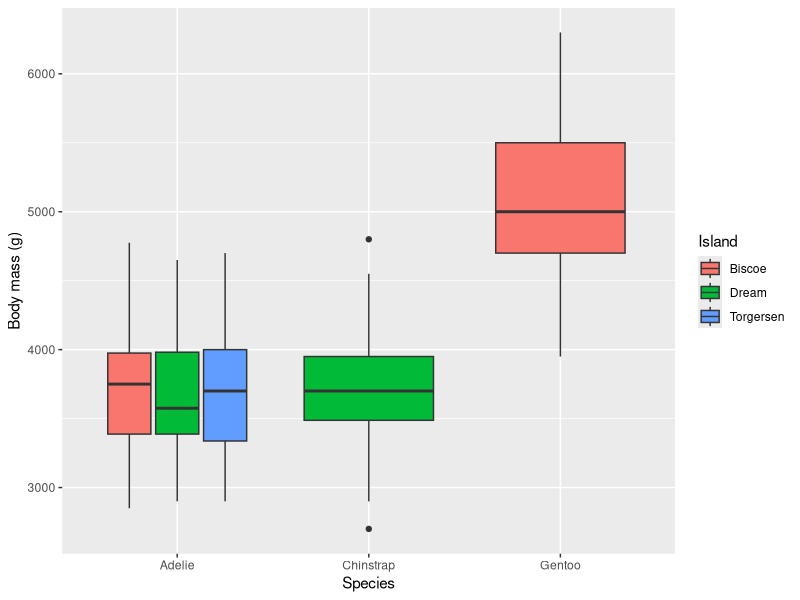
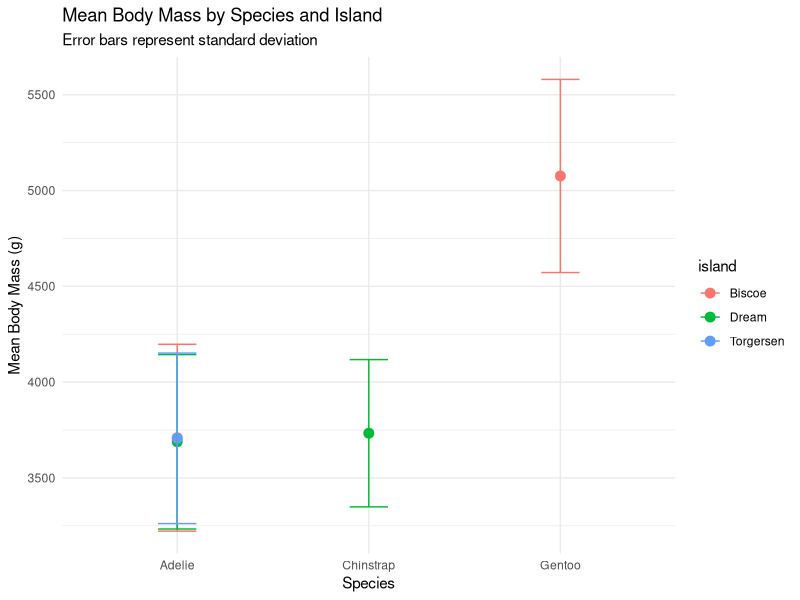
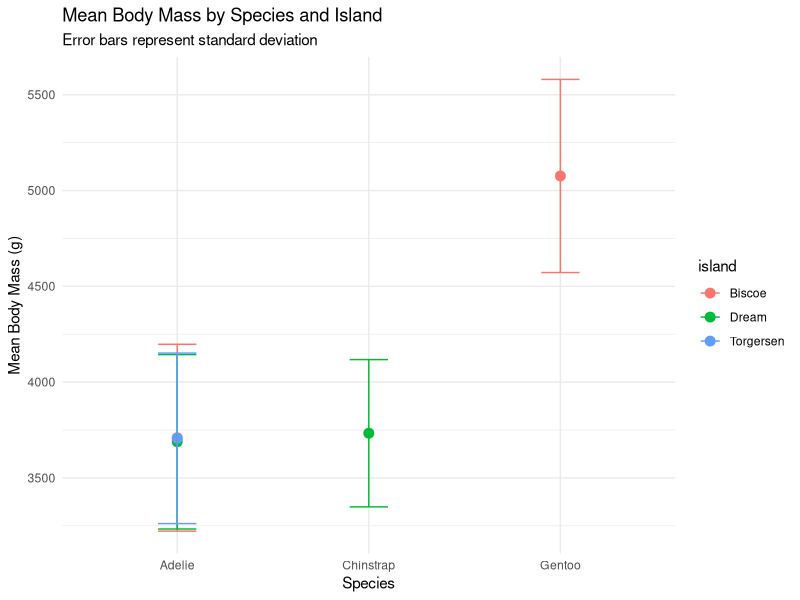

Reproduce these figures in R, in order.
## ---- chunk 1
#| label: load-packages
#| include: false

library(tidyverse)
library(palmerpenguins)  # skip if you've already loaded your own data
## ---- chunk 2
# 1. Summary table
penguins |>
  group_by(species, island) |>
  summarise(
    mean_body_mass = mean(body_mass_g, na.rm = TRUE),
    .groups = "drop"
  )

# 2. Boxplot
penguins |>
  ggplot(aes(x = species, y = body_mass_g, fill = island)) +
  geom_boxplot() +
  labs(
    x = "Species",
    y = "Body mass (g)",
    fill = "Island"
  )


## ---- chunk 3
# Pipe directly from aggregation to plotting with error bars
mass_compare_plot <- penguins |>
  group_by(species, island) |>
  summarise(
    mean_mass = mean(body_mass_g, na.rm = TRUE),
    sd_mass = sd(body_mass_g, na.rm = TRUE),
    n = n(),
    .groups = "drop"
  ) |>
  ggplot(aes(x = species, y = mean_mass, colour = island)) +
  geom_point(size = 3) +
  geom_errorbar(aes(ymin = mean_mass - sd_mass, 
                    ymax = mean_mass + sd_mass), 
                width = 0.2) +
  labs(title = "Mean Body Mass by Species and Island",
       subtitle = "Error bars represent standard deviation",
       y = "Mean Body Mass (g)",
       x = "Species") +
  theme_minimal()

mass_compare_plot


## ---- chunk 4
ggsave("outputs/mass_compare_plot.png", 
       plot = mass_compare_plot, 
       width = 120, height = 120, 
       units = "mm", dpi = 300)
